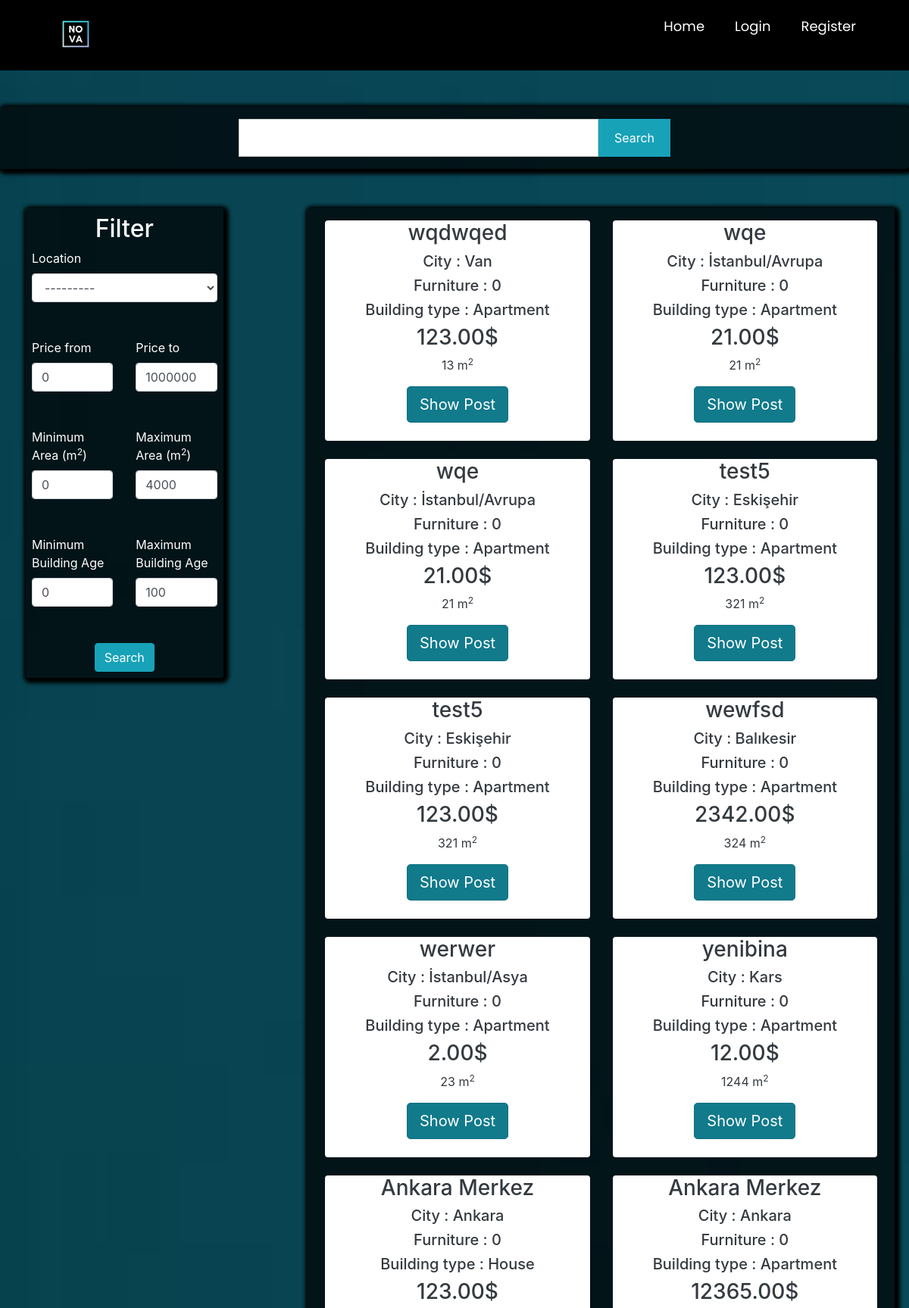
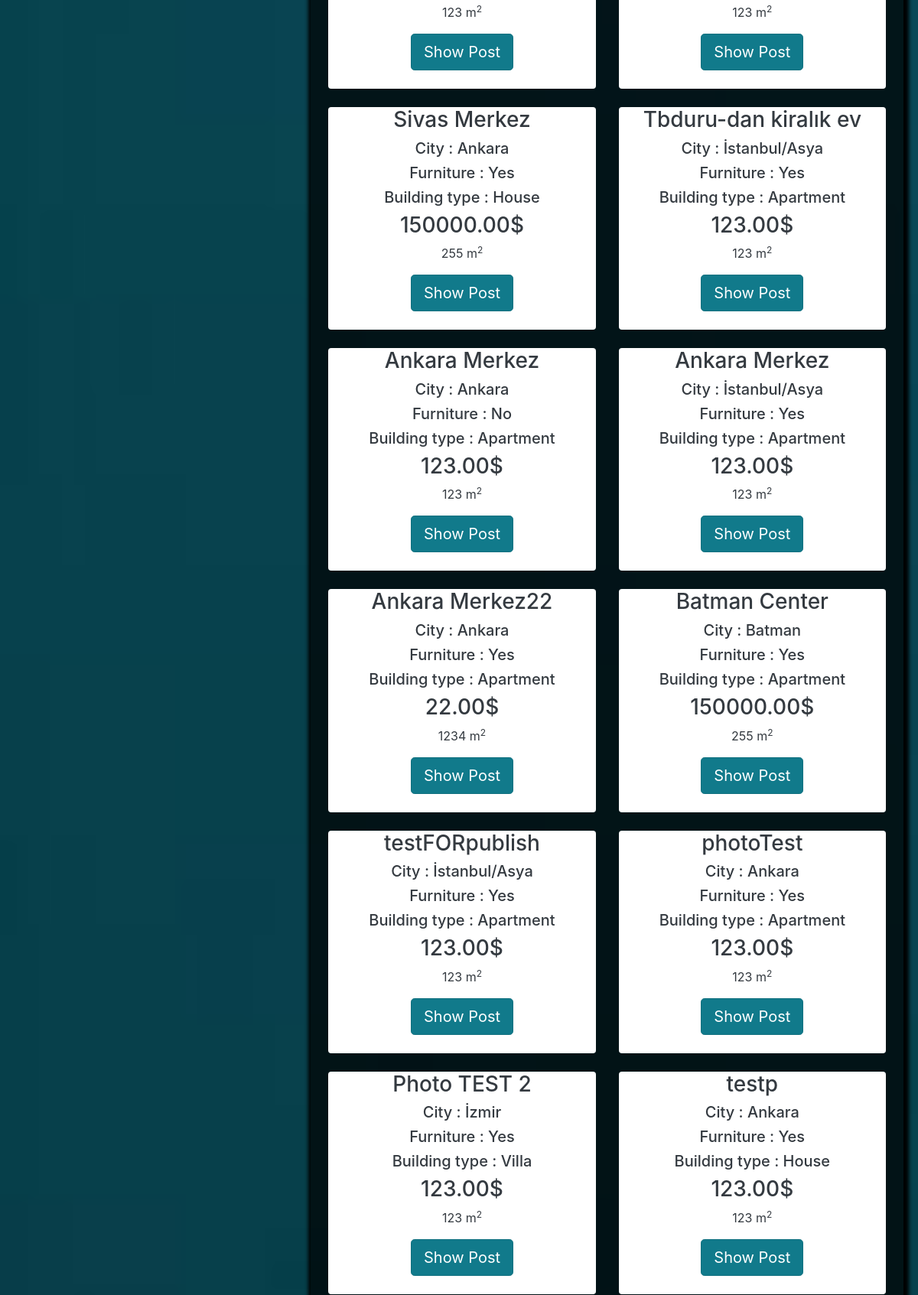
Screenshot of /postlistings/forsale (upper part) with the database file from the repository (2 pictures, top to bottom).
### main/models.py (models this page shows, shortened)
class Post(models.Model):
    ouruser = models.ForeignKey(ourUser, null=True, on_delete=models.CASCADE)
    post_title = models.CharField(max_length=255,null=True)
    post_description = models.TextField()
    price = models.DecimalField(decimal_places=2 , max_digits=12)
    location = models.CharField(max_length=255,null=True,choices=city)
    postType = models.CharField(choices=RorS , max_length=50, null=True , default='For Sale')
    floor = models.DecimalField(decimal_places=0 , max_digits=3 ,null=True)
    building_age = models.DecimalField(decimal_places=0, max_digits=2 , null=True)
    area = models.DecimalField(decimal_places=0,max_digits=4 ,null=True)
    isFurniture = models.CharField(choices=Furniture ,null=True,max_length=50,default="No")
    building_type = models.CharField(choices=b_types ,null=True ,max_length=50)

### main/views.py (the view)
# urls.py: path('postlistings/<str:RoS>',views.postlistings, name="postlistings" ),
def postlistings(request,RoS):
    if RoS == 'forsale':
        cu = Post.objects.all().filter(postType='For Sale')
    elif RoS =='forrent':
        cu = Post.objects.all().filter(postType='For Rent')
    query = request.GET.get('query')
    price_from = request.GET.get('price_from',0)
    price_to = request.GET.get('price_to', 1000000000)
    min_area = request.GET.get('min_area', 0)
    max_area = request.GET.get('max_area', 4000)
    min_age = request.GET.get('min_age', 0)
    max_age = request.GET.get('max_age', 100)
    if query != None:
        print("sadasdas")
        cu = cu.filter(Q(post_title__icontains = query) | Q(location__icontains = query)| Q(area__icontains = query)| Q(building_type__icontains = query))
    else:
        query = ""
    cu = cu.filter(price__gte =price_from).filter(price__lte=price_to)
    cu = cu.filter(area__gte=min_area).filter(area__lte=max_area)
    cu = cu.filter(building_age__gte=min_age).filter(building_age__lte=max_age)
    myFilter = PostFilter(request.GET , queryset=cu)
    cu = myFilter.qs
    context = {
        'cu': cu,
        'RoS': RoS,
        'price_from':price_from,
        'price_to':price_to,
        'min_area':min_area,
        'max_area':max_area,
        'min_age': min_age,
        'max_age': max_age,
        'myFilter': myFilter,
        'query':query,
    }
    return render(request, 'main/postlistings.html' , context )

### main/templates/main/postlistings.html (shortened to what this page needs)
{% extends 'main/mainpage.html' %}
{% load widget_tweaks %}
{% load static %}
{% block content %}
<head>
    <link rel="stylesheet" href="https://maxcdn.bootstrapcdn.com/bootstrap/4.0.0/css/bootstrap.min.css"
>
</head>
<form action="{% url 'postlistings' RoS %}" method="get">
    <section class="search-sec p-3 my-5">
        <div class="container">
                <div class="row justify-content-center text-white">
                    <div class="col-lg-12">
                        <div class="row justify-content-center">
                            <div class=" col-lg-5 col-md-5 col-sm-12 p-0">
                                <input type="text" name="query" class="form-control search-slt" value="{{ query }}">
                            </div>
                            <div class="col-lg-1 col-md-1 col-sm-12 p-0">
                                <button onclick="document.getElementById('primarybutton').click()" type="button" class="btn btn-info wrn-btn" id="uselessbutton">Search</button>
                            </div>
                        </div>
                    </div>
                </div>
        </div>
    </section>
<div class="container p-1 my-1 text-white rounded">
    <div class="row blog">
        <div class="col-md-3 ">
                <div class="rounded p-2"
                     style="background-color: rgba(0,0,0,0.7) ; box-shadow: 2px 2px 5px 5px #000000">
                    <center><h2 class="is-size-5">Filter</h2></center>
                    <div class="row">
                        <div class="col-md-12">
                            <label>Location</label>
                            <center>{% render_field myFilter.form.location class="form-control" %}</center>
                        </div>
                    </div>
                    <br><br>
                    <div class="row ">
                        <div class="col-md-6">
                            <label>Price from</label>
                            <input type="number" name="price_from" class="form-control" value="{{ price_from }}" min="0"
                                   max="1000000000" required>
                        </div>
                        <div class="col-md-6">
                            <label>Price to</label>
                            <input type="number" name="price_to" class="form-control" value="{{ price_to }}" min="0"
                                   max="1000000000" required>
                        </div>
                    </div>
                    <br><br>
                    <div class="row ">
                        <div class="col-md-6">
                            <label>Minimum Area (m<sup>2</sup>)</label>
                            <input type="number" name="min_area" class="form-control" value="{{ min_area }}" min="0"
                                   max="4000" required>
                        </div>
                        <div class="col-md-6">
                            <label>Maximum Area (m<sup>2</sup>)</label>
                            <input type="number" name="max_area" class="form-control" value="{{ max_area }}" min="0"
                                   max="4000" required>
                        </div>
                    </div>
                    <br><br>
                    <div class="row ">
                        <div class="col-md-6">
                            <label>Minimum Building Age </label>
                            <input type="number" name="min_age" class="form-control" value="{{ min_age }}" min="0"
                                   max="100" required>
                        </div>
                        <div class="col-md-6">
                            <label>Maximum Building Age </label>
                            <input type="number" name="max_age" class="form-control" value="{{ max_age }}" min="0"
                                   max="100" required>
                        </div>
                    </div>
                    <br><br>
                    <center>
                        <button class="btn btn-info" id="primarybutton">Search</button>
                    </center>
                </div>
        </div>
        <div class="col-md-1">
            <br>
        </div>
        <div class="col-md-8 rounded" style=" box-shadow: 2px 2px 5px 5px #000000;background-color: rgba(0,0,0,0.7)">
            <div class="row p-2 my-2">
                {% if cu %}
                {% for i in cu %}
                <div class="col-md-6 ">
                    <div class="container-fluid bg-white rounded text-dark" style="text-align:center;">
                        <h3>{{ i.post_title }}</h3>
                        <h5>City : {{ i.location }}</h5>
                        <h5>Furniture : {{ i.isFurniture }}</h5>
                        <h5>Building type : {{ i.building_type }}</h5>
                        <h3>{{ i.price }}$</h3>
                        <p class="descroption">{{i.area}} m<sup>2</sup></p>
                        <a href="{% url 'product_details' i.id %}" class="btn btn-info btn-lg active" role="button"
                           aria-pressed="true">Show Post</a>
                        <br><br>
                    </div>
                    <br>
                </div>
                {% endfor %}
                {%else%}
                <h3>No related search results are available...</h3>
                {% endif %}
            </div>
        </div>
    </div>
</div>
</form>
{% endblock %}

### main/templates/main/postlistings.html (style rules this page uses)
.wrn-btn { width: 100%; font-size: 16px; font-weight: 400; text-transform: capitalize; height: calc(3rem + 2px) !important; border-radius:0; }
.search-sec { position: relative; background-color: rgba(0,0,0,0.7) !important; justify-content: center; box-shadow: 2px 2px 5px 5px #000000; border-radius: 5px; }
.search-slt { display: block; width: 100%; font-size: 0.875rem; line-height: 1.5; color: #55595c; background-color: #fff; background-image: none; border: 1px solid #ccc; height: calc(3rem + 2px) !important; border-radius:0; }

### main/templates/main/mainpage.html (style rules this page uses)
body.g { background-image: url('/static/images/wallpaper.jpg'); background-size: cover; background-repeat: no-repeat; background-attachment: fixed; }
.show, .icon, input { display: none; }

### rows the page displays
Post: post_title "wqdwqed", location "Van", isFurniture "0", building_type "Apartment", price "123.00", area "13"
Post: post_title "wqe", location "İstanbul/Avrupa", isFurniture "0", building_type "Apartment", price "21.00", area "21"
Post: post_title "wqe", location "İstanbul/Avrupa", isFurniture "0", building_type "Apartment", price "21.00", area "21"
Post: post_title "test5", location "Eskişehir", isFurniture "0", building_type "Apartment", price "123.00", area "321"
Post: post_title "test5", location "Eskişehir", isFurniture "0", building_type "Apartment", price "123.00", area "321"
Post: post_title "wewfsd", location "Balıkesir", isFurniture "0", building_type "Apartment", price "2342.00", area "324"
Post: post_title "werwer", location "İstanbul/Asya", isFurniture "0", building_type "Apartment", price "2.00", area "23"
Post: post_title "yenibina", location "Kars", isFurniture "0", building_type "Apartment", price "12.00", area "1244"
Post: post_title "Ankara Merkez", location "Ankara", isFurniture "0", building_type "House", price "123.00", area "123"
Post: post_title "Ankara Merkez", location "Ankara", isFurniture "0", building_type "Apartment", price "12365.00", area "123"
Post: post_title "Sivas Merkez", location "Ankara", isFurniture "Yes", building_type "House", price "150000.00", area "255"
Post: post_title "Tbduru-dan kiralık ev", location "İstanbul/Asya", isFurniture "Yes", building_type "Apartment", price "123.00", area "123"
Post: post_title "Ankara Merkez", location "Ankara", isFurniture "No", building_type "Apartment", price "123.00", area "123"
Post: post_title "Ankara Merkez", location "İstanbul/Asya", isFurniture "Yes", building_type "Apartment", price "123.00", area "123"
Post: post_title "Ankara Merkez22", location "Ankara", isFurniture "Yes", building_type "Apartment", price "22.00", area "1234"
Post: post_title "Batman Center", location "Batman", isFurniture "Yes", building_type "Apartment", price "150000.00", area "255"
Post: post_title "testFORpublish", location "İstanbul/Asya", isFurniture "Yes", building_type "Apartment", price "123.00", area "123"
Post: post_title "photoTest", location "Ankara", isFurniture "Yes", building_type "Apartment", price "123.00", area "123"
Post: post_title "Photo TEST 2", location "İzmir", isFurniture "Yes", building_type "Villa", price "123.00", area "123"
Post: post_title "testp", location "Ankara", isFurniture "Yes", building_type "House", price "123.00", area "123"
